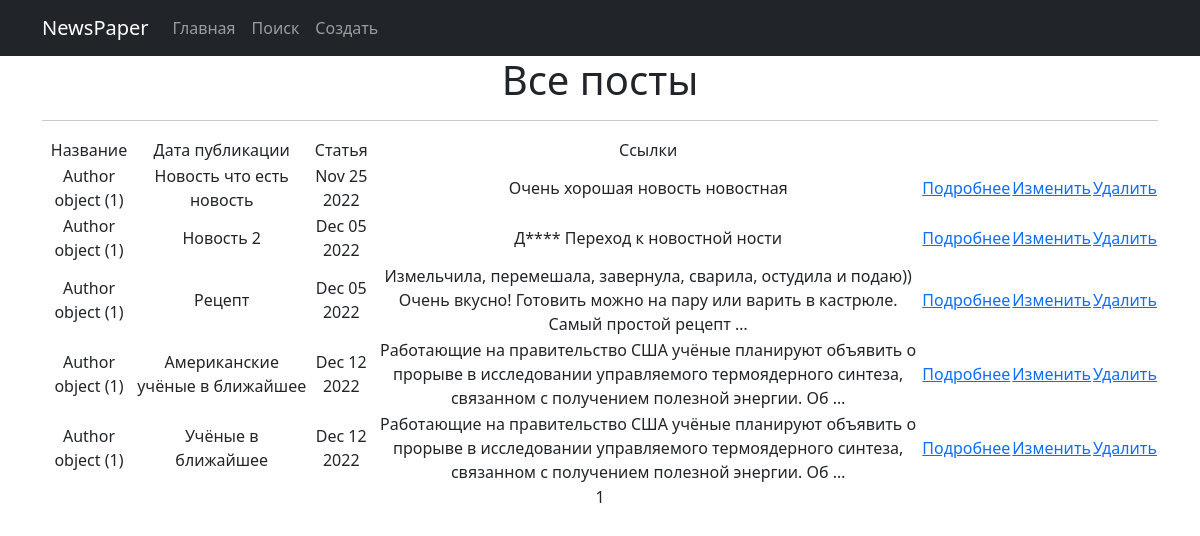
Page /news/ on the committed database.
### news/models.py (models this page shows, shortened)
class Post(models.Model):
    author = models.ForeignKey(Author, on_delete=models.CASCADE)
    NEWS = 'NW'
    ARTICLE = 'AR'
    CATEGORY_CHOICES = (
        (NEWS, 'Новость'),
        (ARTICLE, 'Статья'),
    )
    categoryType = models.CharField(max_length=2, choices=CATEGORY_CHOICES, default=ARTICLE)
    dateCreation = models.DateTimeField(auto_now_add=True)
    postCategory = models.ManyToManyField(Category, through='PostCategory')
    title = models.CharField(max_length=128)
    text = models.TextField()
    rating = models.SmallIntegerField(default=0)

class Author(models.Model):
    authorUser = models.OneToOneField(User, on_delete=models.CASCADE)
    ratingAuthor = models.SmallIntegerField(default=0)

### news/views.py (the view)
# urls.py: path('', PostList.as_view(), name='news.html'),
class PostList(ListView):
    model = Post
    ordering = 'author'
    template_name = 'news.html'
    context_object_name = 'poste'
    paginate_by = 10

### news/templatetags/custom_filters.py (called while the page is built)
@register.filter()
def censor(value):
    bad_words = ['дождь', 'маша']
    if not isinstance(value, str):
        raise TypeError(f"unresolved type '{type(value)}' expected type 'str'")
    for word in value.split():
        if word.lower() in bad_words:
            value = value.replace(word, f"{word[0]}{'*' * (len(word) - 1)}")
    return value

### news/templates/news.html (shortened to what this page needs)
{% extends 'flatpages/default.html' %}
{% load custom_filters %}
{% load custom_tags %}
{% block content %}
<h1>Все посты</h1>
   <hr>
   {% if poste %}
       <table>
           <tr>
               <td>Название</td>
               <td>Дата публикации</td>
               <td>Статья</td>
               <td>Ссылки</td>
           </tr>
           {% for new in poste %}
           <tr>
               <td>{{ new.author }}</td>
               <td>{{ new.title }}</td>
               <td>{{ new.dateCreation|date:'M d Y' }}</td>
               <td><div>{{ new.text|censor|truncatewords:20 }}</div></td>
               <td><a href="{{ new.id }}" > Подробнее </a></td>
               <td><a href="{{ new.id }}/edit/" > Изменить </a></td>
               <td><a href="{{ new.id }}/delete/" > Удалить </a></td>
           </tr>
           {% endfor %}
       </table>
   {% else %}
       <h2>Новостей нет!</h2>
   {% endif %}
   {{ page_obj.number }}
{% endblock content %}

### news/templates/flatpages/default.html (shortened to what this page needs)
<!DOCTYPE html>
<html lang="en">
    <head>
        {% load static %}
        <link href="{% static 'css/styles.css' %}" rel="stylesheet" />
    </head>
    <body>
<nav class="navbar navbar-expand-lg navbar-dark bg-dark static-top">
   <div class="container">
       <a class="navbar-brand" href="#">NewsPaper</a>
       <div class="collapse navbar-collapse" id="navbarResponsive">
           <ul class="navbar-nav ml-auto">
               <li class="nav-item">
                   <a class="nav-link" href="/news/">Главная</a>
               </li>
               <li class="nav-item">
                   <a class="nav-link" href="/news/search/">Поиск</a>
               </li>
               <li class="nav-item">
                   <a class="nav-link" href="/news/create/">Создать</a>
               </li>
           </ul>
       </div>
   </div>
</nav>
        <div class="container">
            <div class="row">
                <div class="col-lg-12 text-center">
                    {% block content %}{% endblock content %}
                </div>
            </div>
        </div>
    </body>
</html>

### rows in the picture
Post: author "Author object (1)", title "Новость что есть новость", dateCreation "Nov 25 2022", text|censor "Очень хорошая новость новостная"
Post: author "Author object (1)", title "Новость 2", dateCreation "Dec 05 2022", text|censor "Д**** Переход к новостной ности"
Post: author "Author object (1)", title "Рецепт", dateCreation "Dec 05 2022", text|censor "Измельчила, перемешала, завернула, сварила, остудила и подаю)) Очень вкусно! Готовить можно на пару или варить в кастрюле. Самый простой рецепт …"
Post: author "Author object (1)", title "Американские учёные в ближайшее", dateCreation "Dec 12 2022", text|censor "Работающие на правительство США учёные планируют объявить о прорыве в исследовании управляемого термоядерного синтеза, связанном с получением полезной энергии. Об …"
Post: author "Author object (1)", title "Учёные в ближайшее", dateCreation "Dec 12 2022", text|censor "Работающие на правительство США учёные планируют объявить о прорыве в исследовании управляемого термоядерного синтеза, связанном с получением полезной энергии. Об …"

### other values in the picture
{{ page_obj.number }} "1"
